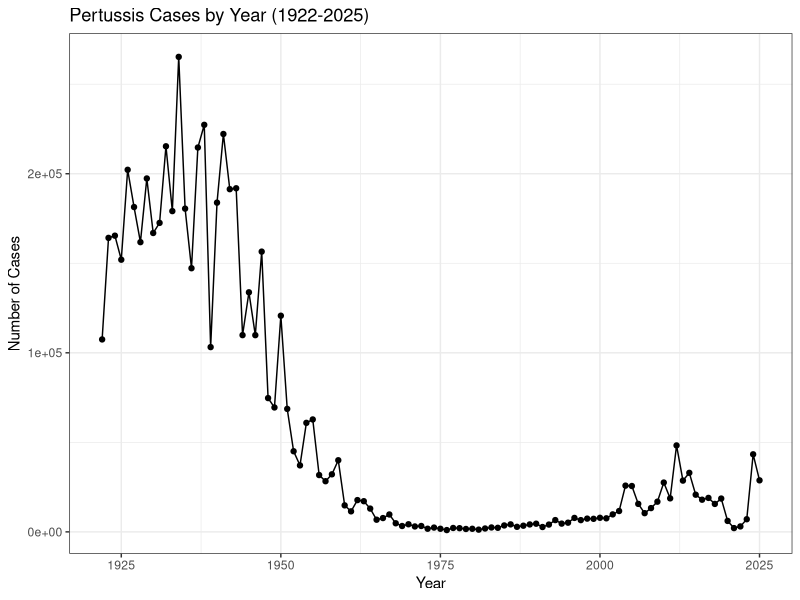

This figure's R source:
## ---- chunk 1
#| message: false
#| warning: false
library(ggplot2)

# Load the data
cdc <- read.csv("pertussis_data.csv")

# Clean the commas using the sub instructor's exact code
cdc$Number.of.Reported.Pertussis.Cases <- as.numeric(gsub("," , "" , cdc$Number.of.Reported.Pertussis.Cases))

# Q1 Plot: Cases over time
ggplot(cdc, aes(x = Year, y = Number.of.Reported.Pertussis.Cases)) +
  geom_point() +
  geom_line() +
  labs(title = "Pertussis Cases by Year (1922-2025)", 
       y = "Number of Cases", 
       x = "Year") +
  theme_bw()
